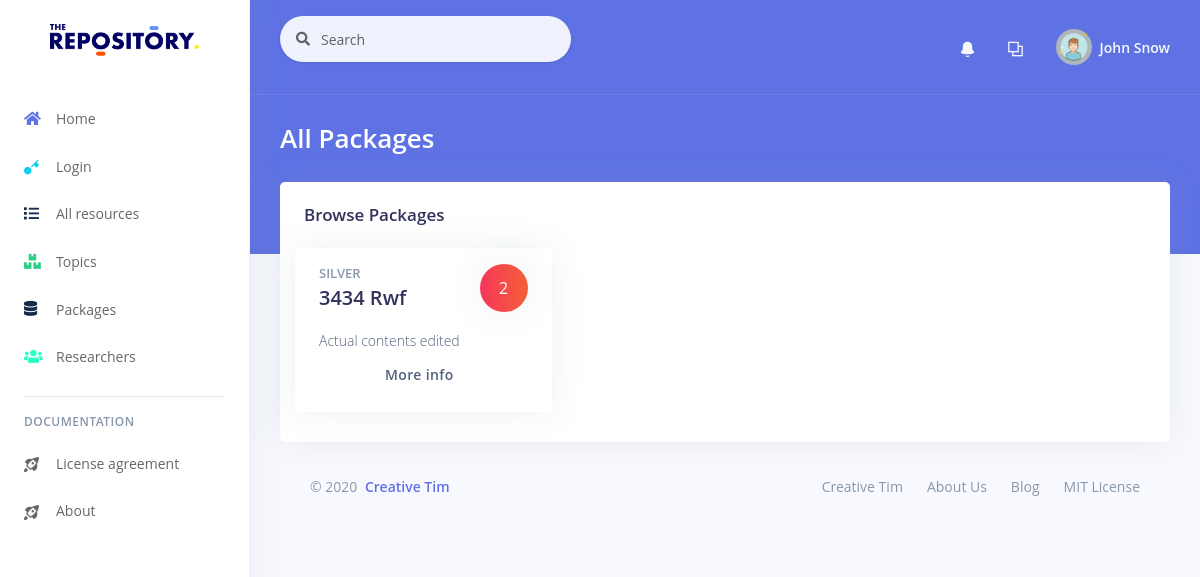
/index.php/packages, run on the app's committed database.
### tables this page shows
CREATE TABLE `packages` (
  `id` int(11) NOT NULL,
  `name` varchar(255) NOT NULL,
  `description` tinytext NOT NULL,
  `price` float NOT NULL,
  `active` tinyint(1) NOT NULL DEFAULT 1
);

### application/controllers/packages.php (called while the page is built, shortened)
<?php
class Packages extends CI_Controller {
    public function index()
    {
        $this->config->config['pageTitle']= $data['title']='All Packages';
        $this->config->config['notifications']= $this->notification_model->get_unread();
        $data['packages'] = $this->package_model->get_packages();
        $this->load->view('templates/header');
        $this->load->view('packages/index', $data);
        $this->load->view('templates/footer');
    }
}

### index.php (called while the page is built, shortened)
<?php
require_once BASEPATH.'core/CodeIgniter.php';

### application/models/package_model.php (called while the page is built, shortened)
<?php
	class Package_model extends CI_Model{
		public function get_packages($limit = FALSE, $offset= FALSE){
			$query = $this->db->query('SELECT *, (SELECT count(package_id) from package_detail where packages.id = package_detail.package_id) as details from packages');
			return $query->result_array();
		}
	}

### application/views/packages/index.php (the view, shortened to what this page needs)
<div class="row">
    <div class="col-xl-12">
        <div class="card">
            <div class="card-header border-0">
                <div class="row align-items-center">
                    <div class="col">
                        <h3 class="mb-0">Browse Packages</h3>
                    </div>
                </div>
            </div>
            <div class="row container">
                <?php foreach ($packages as $key => $value): ?>
                    <div class="col-xl-4 col-md-6">
                        <div class="card card-stats">
                            <div class="card-body">
                                <div class="row">
                                    <div class="col">
                                        <h5 class="card-title text-uppercase text-muted mb-0"><?php echo $value['name']; ?></h5>
                                        <span class="h2 font-weight-bold mb-0"><?php echo $value['price']; ?> Rwf</span>
                                    </div>
                                    <div class="col-auto">
                                        <div class="icon icon-shape bg-gradient-red text-white rounded-circle shadow">
                                            <?php echo $value['details']; ?>
                                        </div>
                                    </div>
                                </div>
                                <p class="mt-3 mb-0 text-sm">
                                    <span class=""><?php echo word_limiter($value['description'], 10); ?></span>
                                    <?php if ($this->session->userdata('userType')=='admin'): ?>
                                        <a href="<?php echo base_url().'packages/edit/'.$value['id']; ?>" >
                                            <span class="d-none d-md-block btn btn-primary"><i class="fa fa-edit"></i> Edit</span>
                                            <span class="d-md-none"><i class="fa fa-edit"></i></span>
                                        </a>
                                    <?php else: ?>
                                        <a href="<?php echo base_url().'packages/subscribe/'.$value['id']; ?>" >
                                            <span class="d-none d-md-block btn "> More info</span>
                                        </a>
                                    <?php endif; ?>
                                </p>
                            </div>
                        </div>
                    </div>
                <?php endforeach; ?>
            </div>
        </div>
    </div>
</div>

### data on the page
packages: name "SILVER", price "3434", details "2", description "Actual contents edited"

### other printed values
$this->config->config["pageTitle"] "All Packages"
